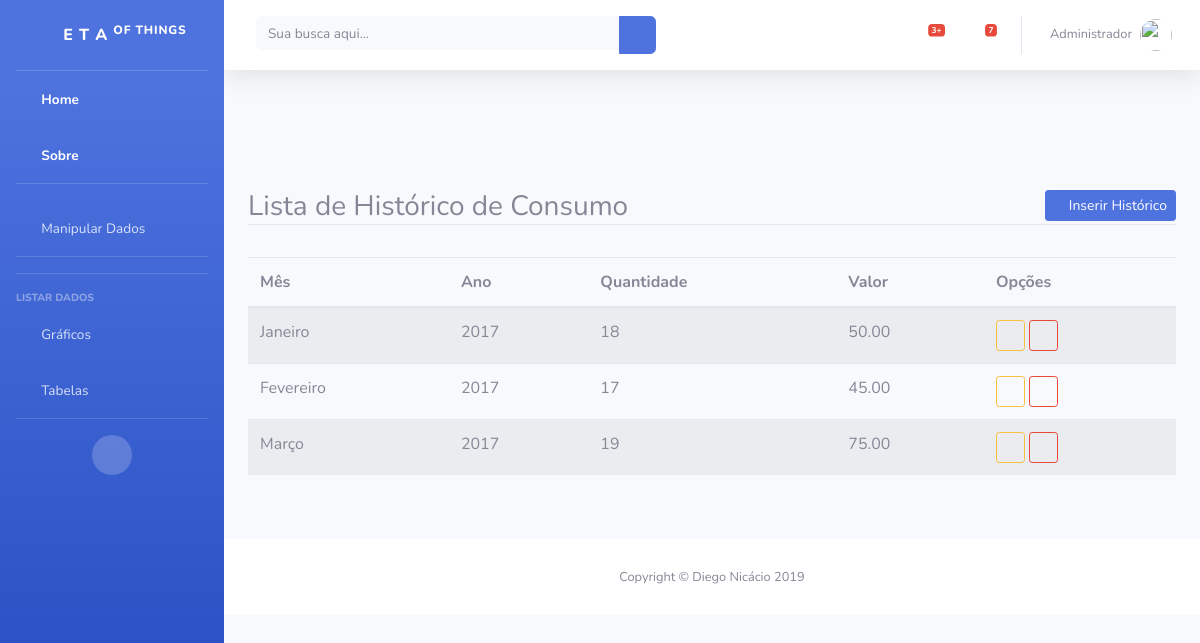
The page /listar/historico-consumo/ (signed in) on the database its author committed.
### pessoa/models.py (models this page shows, shortened)
class HistoricoConsumo(models.Model):
    mes = models.CharField(max_length=15, verbose_name="Mês", help_text="Ex: Janeiro")
    ano = models.CharField(max_length=4, null=True, help_text="Ex: 2018")
    quantidade = models.DecimalField(max_digits=15, decimal_places=0, null=True,help_text="18 m3")
    valor = models.DecimalField(max_digits=15, decimal_places=2, null=True, help_text="35,00")
    usuario = models.ForeignKey(User, on_delete=models.PROTECT)

### pessoa/views.py (the view)
# urls.py: path('listar/historico-consumo/', HistoricoConsumoList.as_view(), name="listar-historico-consumo"),
class HistoricoConsumoList(GroupRequiredMixin, LoginRequiredMixin, ListView):
    group_required = u"Usuário"
    model = HistoricoConsumo
    template_name = "listas/list_historico_consumo.html"
    def get_queryset(self):
        self.object_list = HistoricoConsumo.objects.filter(usuario=self.request.user)
        return self.object_list

### pessoa/templates/listas/list_historico_consumo.html
{% extends 'base.html' %}
{% load static %}
{% block main %}
<div class="container py-5">
    <div class="row mt-5">
        <div class="col-lg">
            <h3 class="border-bottom">
                Lista de Histórico de Consumo
                <a href="{% url 'cadastrar-historico-consumo' %}" class="float-right btn btn-primary btn-sm">
                    <i class="fa fa-plus-circle" aria-hidden="true"></i>
                    Inserir Histórico
                </a>
            </h3>
        </div>
    </div>
    <div class="row">
        <div class="col-lg mt-4">
            <table class="table table-striped">
                <thead>
                    <tr>
                        <th>Mês</th>
                        <th>Ano</th>
                        <th>Quantidade</th>
                        <th>Valor</th>
                        <th>Opções</th>
                    </tr>
                </thead>
                <tbody>
                    {% for obj in object_list %}
                    <tr>
                        <td>{{ obj.mes }}</td>
                        <td>{{ obj.ano }}</td>
                        <td>{{ obj.quantidade }}</td>
                        <td>{{ obj.valor }}</td>
                        <td>
                            <a href="{% url 'editar-historico-consumo' obj.pk %}" class="btn btn-outline-warning btn-sm">
                                <i class="fa fa-edit" aria-hidden="true"></i>
                            </a>
                            <a href="{% url 'excluir-historico-consumo' obj.pk %}" class="btn btn-outline-danger btn-sm">
                                <i class="fa fa-trash" aria-hidden="true"></i>
                            </a>
                        </td>
                    </tr>
                    {% empty %}
                    <tr>
                        <td colspan="100%">Nenhum histórico cadastrada</td>
                    </tr>
                    {% endfor %}
                </tbody>
            </table>
        </div>
    </div>
</div>
{% endblock %}

### pessoa/templates/base.html (shortened to what this page needs)
{% load static %}
<!DOCTYPE html>
<html lang="en">
<head>
  <link href="{% static 'vendor/bootstrap/css/bootstrap.css' %}" rel="stylesheet">
  <link href="{% static 'vendor/fontawesome-free/css/all.min.css' %}" rel="stylesheet" type="text/css">
  <link href="{% static 'css/sb-admin-2.min.css' %}" rel="stylesheet">
</head>
<body id="page-top">
  <div id="wrapper">
    {% block menu %}
    <ul class="navbar-nav bg-gradient-primary sidebar sidebar-dark accordion" id="accordionSidebar">
      <a class="sidebar-brand d-flex align-items-center justify-content-center" href="{% url 'index' %}">
        <div class="sidebar-brand-icon rotate-n-15">
          <i class="fas fa-laugh-wink"></i>
        </div>
        <div class="sidebar-brand-text mx-3">E  T  A   <sup>Of Things</sup></div>
      </a>
      <hr class="sidebar-divider my-0">
      <li class="nav-item active">
        <a class="nav-link" href="{% url 'index' %}">
          <i class="fas fa-fw fa-tachometer-alt"></i>
          <span>Home</span></a>
        </li>
        <li class="nav-item active">
          <a class="nav-link" href="{% url 'sobre' %}">
            <i class="fas fa-fw fa-user-graduate"></i>
            <span>Sobre</span></a>
          </li>
          {% if request.user.is_authenticated %}
          <hr class="sidebar-divider">
          <li class="nav-item">
            <a class="nav-link collapsed" href="#" data-toggle="collapse" data-target="#collapseTwo" aria-expanded="true" aria-controls="collapseTwo">
              <i class="fas fa-fw fa-wrench"></i>
              <span>Manipular Dados</span>
            </a>
            <hr class="sidebar-divider">
          </li>
          <hr class="sidebar-divider">
          <div class="sidebar-heading">
            Listar Dados
          </div>
          <li class="nav-item">
            <a class="nav-link" href="#">
              <i class="fas fa-fw fa-chart-area"></i>
              <span>Gráficos</span></a>
            </li>
            <li class="nav-item">
              <a class="nav-link" href="#">
                <i class="fas fa-fw fa-table"></i>
                <span>Tabelas</span></a>
              </li>
             {% endif %}
              <hr class="sidebar-divider d-none d-md-block">
              <div class="text-center d-none d-md-inline">
                <button class="rounded-circle border-0" id="sidebarToggle"></button>
              </div>
            </ul>
            <div id="content-wrapper" class="d-flex flex-column">
              <div id="content">
                <nav class="navbar navbar-expand navbar-light bg-white topbar mb-4 static-top shadow">
                  <form class="d-none d-sm-inline-block form-inline mr-auto ml-md-3 my-2 my-md-0 mw-100 navbar-search">
                    <div class="input-group">
                      <input type="text" class="form-control bg-light border-0 small" placeholder="Sua busca aqui..." aria-label="Search" aria-describedby="basic-addon2">
                      <div class="input-group-append">
                        <button class="btn btn-primary" type="button">
                          <i class="fas fa-search fa-sm"></i>
                        </button>
                      </div>
                    </div>
                  </form>
                  <ul class="navbar-nav ml-auto">
                    {% if user.is_authenticated %}
                    <li class="nav-item dropdown no-arrow mx-1">
                      <a class="nav-link dropdown-toggle" href="#" id="alertsDropdown" role="button" data-toggle="dropdown" aria-haspopup="true" aria-expanded="false">
                        <i class="fas fa-bell fa-fw"></i>
                        <span class="badge badge-danger badge-counter">3+</span>
                      </a>
                    </li>
                    <li class="nav-item dropdown no-arrow mx-1">
                      <a class="nav-link dropdown-toggle" href="#" id="messagesDropdown" role="button" data-toggle="dropdown" aria-haspopup="true" aria-expanded="false">
                        <i class="fas fa-envelope fa-fw"></i>
                        <span class="badge badge-danger badge-counter">7</span>
                      </a>
                    </li>
                    <li class="nav-item dropdown no-arrow">
                      <a class="nav-link dropdown-toggle" href="#" id="userDropdown" role="button" data-toggle="dropdown" aria-haspopup="true" aria-expanded="false">
                        <span class="mr-2 d-none d-lg-inline text-gray-600 small">{{ request.user.first_name }}</span>
                        <img class="img-profile rounded-circle" src="https://image.flaticon.com/icons/png/512/21/21104.png">
                      </a>
                    </li>
                  </ul>
                  {% endif %}
                </nav>
                {% endblock %}
                {% block main %}{% endblock %}
                {% block rodape %}
                <footer class="sticky-footer bg-white">
                  <div class="container my-auto">
                    <div class="copyright text-center my-auto">
                      <span>Copyright &copy; Diego Nicácio 2019</span>
                    </div>
                  </div>
                </footer>
              </div>
            </div>
            {% endblock %}
          </body>
          </html>

### rows shown on the page
HistoricoConsumo: mes "Janeiro", ano "2017", quantidade "18", valor "50.00"
HistoricoConsumo: mes "Fevereiro", ano "2017", quantidade "17", valor "45.00"
HistoricoConsumo: mes "Março", ano "2017", quantidade "19", valor "75.00"

### other values the page prints
{{ request.user.first_name }} "Administrador"
